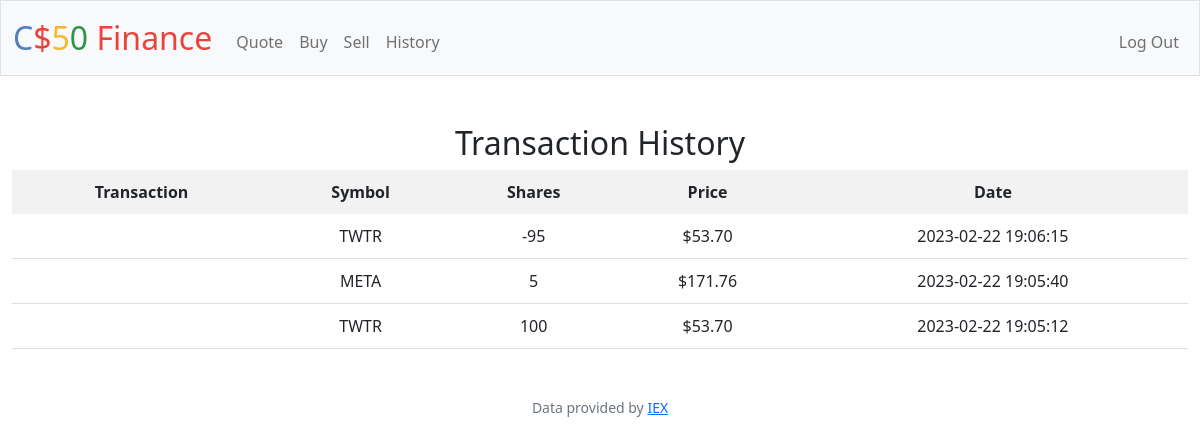
The app's page /history (signed in), older data.
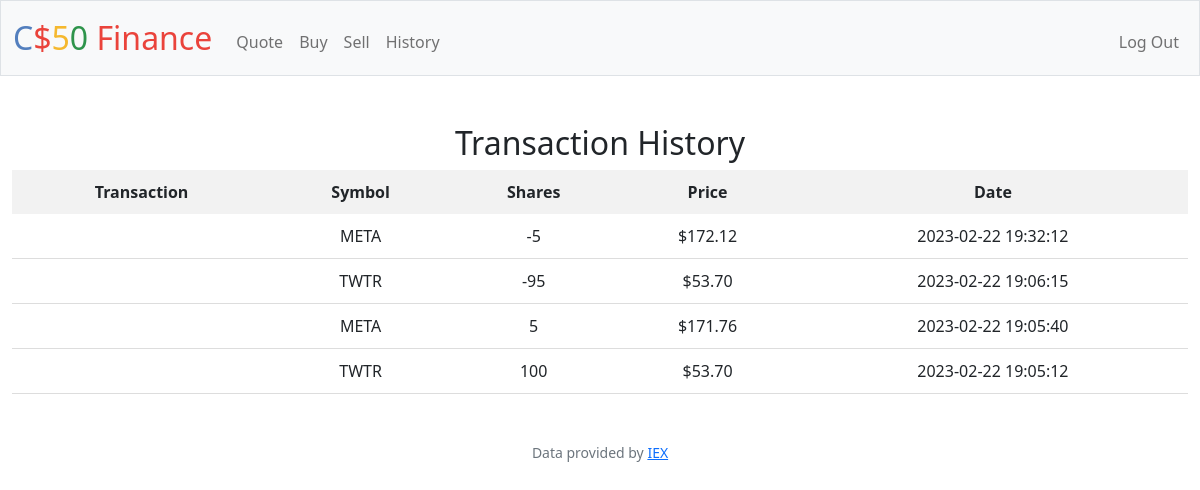
The same page, newer data.
### tables this page shows
CREATE TABLE 'transactions' ('id' INTEGER PRIMARY KEY AUTOINCREMENT NOT NULL, 'user_id' INTEGER, 'symbol' TEXT, 'shares' INTEGER, 'price' REAL, 'date' DATETIME);

### app.py (the view)
@app.route("/history")
@login_required
def history():
    user_id = session["user_id"]
    transactions = db.execute("SELECT symbol, shares, price, date FROM transactions WHERE user_id = ? ORDER BY date DESC", user_id)
    return render_template("history.html", transactions=transactions, usd=usd)

### app.py (called while the page is built)
@app.after_request
def after_request(response):
    response.headers["Cache-Control"] = "no-cache, no-store, must-revalidate"
    response.headers["Expires"] = 0
    response.headers["Pragma"] = "no-cache"
    return response

### helpers.py (called while the page is built)
def login_required(f):
    @wraps(f)
    def decorated_function(*args, **kwargs):
        if session.get("user_id") is None:
            return redirect("/login")
        return f(*args, **kwargs)
    return decorated_function

def usd(value):
    return f"${value:,.2f}"

### templates/history.html (shortened to what this page needs)
{% extends "layout.html" %}
{% block main %}
    <h2>Transaction History</h2>
    <table>
        <thead>
            <tr>
                <th>Transaction</th>
                <th>Symbol</th>
                <th>Shares</th>
                <th>Price</th>
                <th>Date</th>
            </tr>
        </thead>
        <tbody>
            {% for transaction in transactions %}
                <tr>
                    <td>{{ transaction.transaction }}</td>
                    <td>{{ transaction.symbol }}</td>
                    <td>{{ transaction.shares }}</td>
                    <td>{{ usd(transaction.price) }}</td>
                    <td>{{ transaction.date }}</td>
                </tr>
            {% endfor %}
        </tbody>
    </table>
{% endblock %}

Row changes from the older to the newer data that the page shows:
added transactions: price "$172.12"
